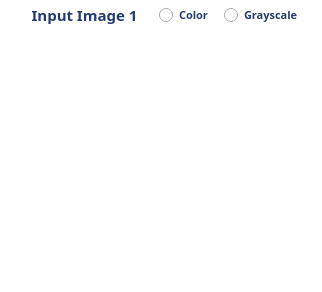
             <widget class="QGroupBox" name="groupBox_6">
              <property name="styleSheet">
               <string notr="true">background-color: rgba(255, 255, 255, 0);
border: none;</string>
              </property>
              <property name="title">
               <string/>
              </property>
              <layout class="QGridLayout" name="gridLayout_147">
               <property name="topMargin">
                <number>0</number>
               </property>
               <item row="0" column="0">
                <layout class="QGridLayout" name="gridLayout_149" rowstretch="0,1">
                 <property name="verticalSpacing">
                  <number>1</number>
                 </property>
                 <item row="1" column="0">
                  <widget class="ImageView" name="widget_match_img1" native="true">
                   <property name="minimumSize">
                    <size>
                     <width>300</width>
                     <height>250</height>
                    </size>
                   </property>
                   <property name="maximumSize">
                    <size>
                     <width>900</width>
                     <height>16777215</height>
                    </size>
                   </property>
                   <property name="cursor">
                    <cursorShape>PointingHandCursor</cursorShape>
                   </property>
                   <property name="toolTip">
                    <string>Double-click to add an image</string>
                   </property>
                   <property name="styleSheet">
                    <string notr="true">border: 2px solid white;
border-radius: 10px;
color: white;
background-color: rgba(255, 255, 255, 0);</string>
                   </property>
                  </widget>
                 </item>
                 <item row="0" column="0">
                  <layout class="QGridLayout" name="gridLayout_150" columnstretch="1,0">
                   <property name="horizontalSpacing">
                    <number>0</number>
                   </property>
                   <item row="0" column="1">
                    <layout class="QGridLayout" name="gridLayout_151">
                     <property name="horizontalSpacing">
                      <number>0</number>
                     </property>
                     <item row="0" column="0">
                      <widget class="QRadioButton" name="radioButton_match_img1_color">
                       <property name="sizePolicy">
                        <sizepolicy hsizetype="Fixed" vsizetype="Fixed">
                         <horstretch>0</horstretch>
                         <verstretch>0</verstretch>
                        </sizepolicy>
                       </property>
                       <property name="minimumSize">
                        <size>
                         <width>65</width>
                         <height>30</height>
                        </size>
                       </property>
                       <property name="font">
                        <font>
                         <family>Yu Gothic UI Semibold</family>
                         <pointsize>8</pointsize>
                         <weight>75</weight>
                         <bold>true</bold>
                        </font>
                       </property>
                       <property name="cursor">
                        <cursorShape>PointingHandCursor</cursorShape>
                       </property>
                       <property name="styleSheet">
                        <string notr="true">color: rgb(37, 60, 111);
background-color: white;
border: 1px solid white;</string>
                       </property>
                       <property name="text">
                        <string>Color</string>
                       </property>
                      </widget>
                     </item>
                     <item row="0" column="1">
                      <widget class="QRadioButton" name="radioButton_match_img1_grayscale">
                       <property name="sizePolicy">
                        <sizepolicy hsizetype="Fixed" vsizetype="Fixed">
                         <horstretch>0</horstretch>
                         <verstretch>0</verstretch>
                        </sizepolicy>
                       </property>
                       <property name="minimumSize">
                        <size>
                         <width>88</width>
                         <height>30</height>
                        </size>
                       </property>
                       <property name="font">
                        <font>
                         <family>Yu Gothic UI Semibold</family>
                         <pointsize>8</pointsize>
                         <weight>75</weight>
                         <bold>true</bold>
                        </font>
                       </property>
                       <property name="cursor">
                        <cursorShape>PointingHandCursor</cursorShape>
                       </property>
                       <property name="styleSheet">
                        <string notr="true">color: rgb(37, 60, 111);
background-color: white;
border: 1px solid white;
border-top-right-radius: 13px;
border-bottom-right-radius: 13px;
padding-right: 2px;
</string>
                       </property>
                       <property name="text">
                        <string>Grayscale</string>
                       </property>
                      </widget>
                     </item>
                    </layout>
                   </item>
                   <item row="0" column="0">
                    <widget class="QLabel" name="label_41">
                     <property name="sizePolicy">
                      <sizepolicy hsizetype="Preferred" vsizetype="Fixed">
                       <horstretch>0</horstretch>
                       <verstretch>0</verstretch>
                      </sizepolicy>
                     </property>
                     <property name="minimumSize">
                      <size>
                       <width>147</width>
                       <height>30</height>
                      </size>
                     </property>
                     <property name="maximumSize">
                      <size>
                       <width>747</width>
                       <height>16777215</height>
                      </size>
                     </property>
                     <property name="font">
                      <font>
                       <family>Yu Gothic</family>
                       <pointsize>11</pointsize>
                       <weight>75</weight>
                       <bold>true</bold>
                      </font>
                     </property>
                     <property name="styleSheet">
                      <string notr="true">color: rgb(37, 60, 111);
background-color: white;
border: 1px solid white;
border-top-left-radius: 13px;
border-bottom-left-radius: 13px;</string>
                     </property>
                     <property name="text">
                      <string>Input Image 1</string>
                     </property>
                     <property name="alignment">
                      <set>Qt::AlignCenter</set>
                     </property>
                     <property name="wordWrap">
                      <bool>false</bool>
                     </property>
                    </widget>
                   </item>
                  </layout>
                 </item>
                </layout>
               </item>
              </layout>
             </widget>
